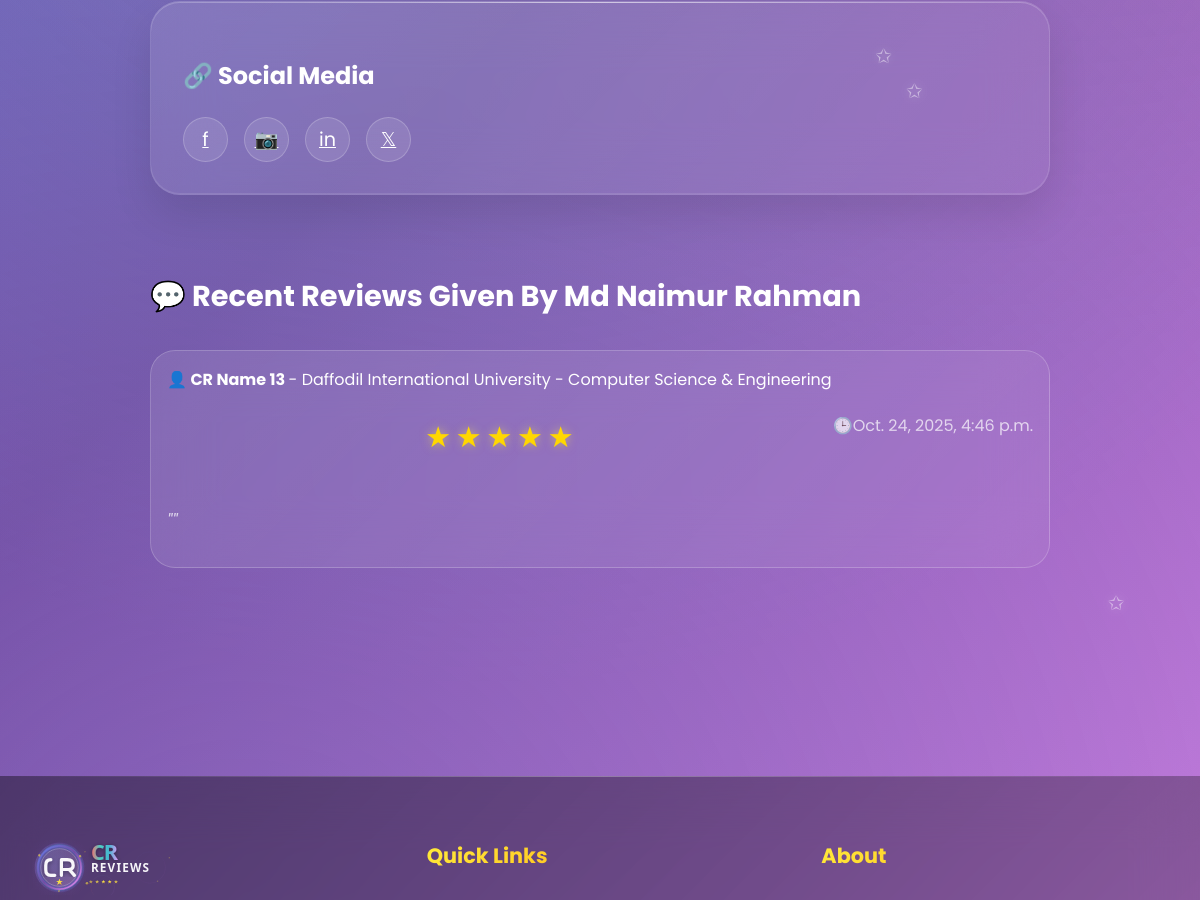
/user_view/md-naimur-rahman/ (middle part), run on an earlier commit of the app's database.
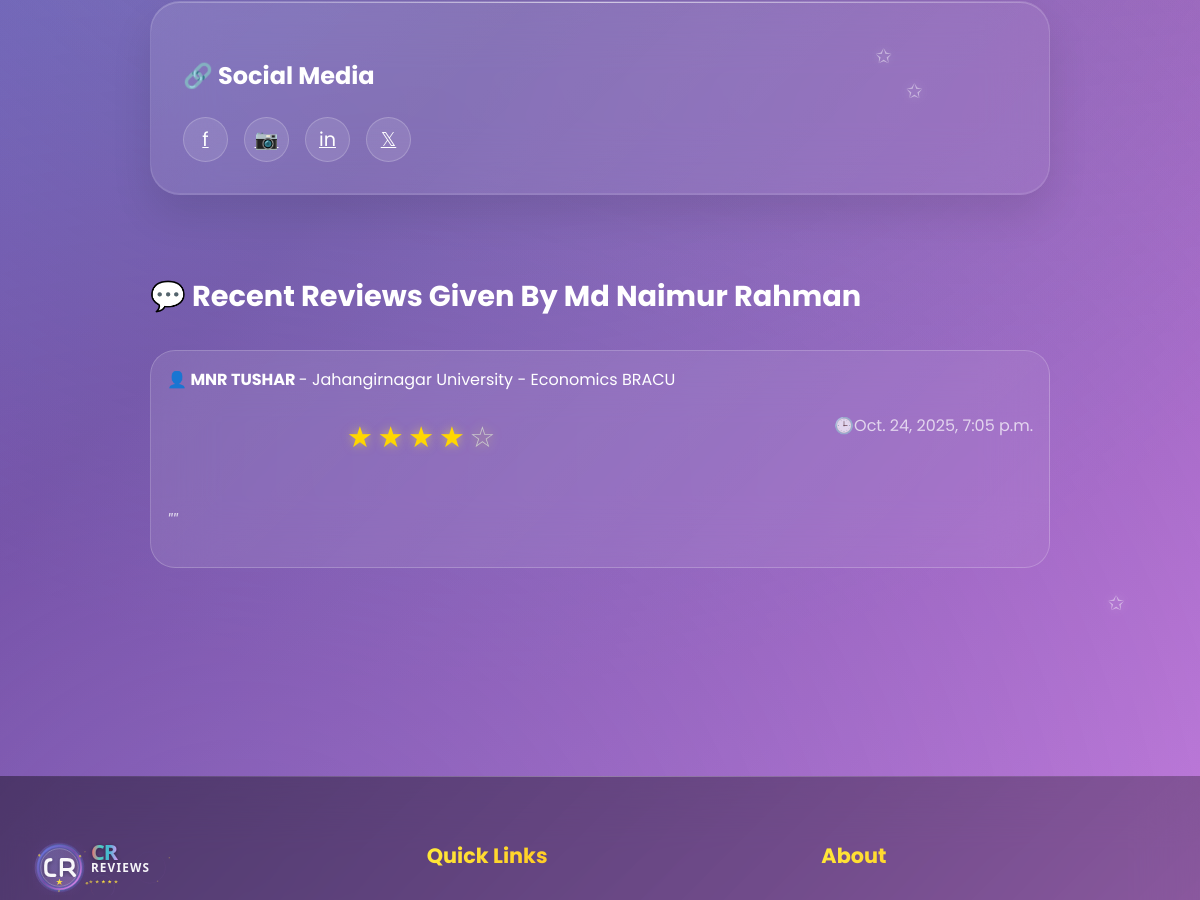
And on a later commit of the database.
### userprofile/models.py (models this page shows, shortened)
class User(AbstractBaseUser,PermissionsMixin):
    university=models.ForeignKey(University, on_delete=models.SET_NULL,related_name='university',null=True,blank=True)
    department=models.ForeignKey(Department, on_delete=models.SET_NULL,related_name='department',null=True,blank=True)
    profile_picture=models.ImageField(upload_to=user_profile_picture_path,null=True,blank=True)
    first_name = models.CharField(max_length=50)
    last_name = models.CharField(max_length=50)
    gender = models.CharField(choices=[('M', 'Male'), ('F', 'Female')], max_length=1)
    email = models.EmailField(unique=True)
    phone=models.CharField(max_length=20,null=True,blank=True)
    date_of_birth=models.DateField(null=True,blank=True)
    student_id=models.CharField(max_length=50,unique=True,null=True,blank=True)
    batch=models.CharField(max_length=20,null=True,blank=True)
    dept_batch = models.CharField(max_length=20 , blank=True, null=True)
    section=models.CharField(max_length=20,null=True,blank=True)
    bio=models.TextField(null=True,blank=True)
    facebook_url=models.URLField(default='https://www.facebook.com/')
    instagram_url=models.URLField(default='https://www.instagram.com/')
    linkedin_url=models.URLField(default='https://www.linkedin.com/')
    role=models.CharField(max_length=20, default='student')
    slug=models.SlugField(blank=True,unique=True)
    is_active = models.BooleanField(default=True)
    is_staff = models.BooleanField(default=False)
    created_at = models.DateTimeField(auto_now_add=True)
    updated_at = models.DateTimeField(auto_now=True)
    deleted_at = models.DateTimeField(blank=True, null=True)
    USERNAME_FIELD = 'email'
    REQUIRED_FIELDS = ['first_name','last_name']
    objects = CustomUserManager()
    def get_full_name(self):
        return f"{self.first_name} {self.last_name}"

### cr/models.py (models this page shows, shortened)
class Review(models.Model):
    user=models.OneToOneField('userprofile.User', on_delete=models.CASCADE,related_name='userreviews')
    cr_profile=models.ForeignKey(CrProfile, on_delete=models.CASCADE,related_name='cr_reviews')
    rating = models.PositiveSmallIntegerField()
    description = models.TextField(blank=True, null=True)
    slug = models.SlugField(unique=True, blank=True)
    created_at = models.DateTimeField(auto_now_add=True)
    updated_at = models.DateTimeField(auto_now=True)
    deleted_at = models.DateTimeField(blank=True, null=True)

class CrProfile(models.Model):
    user=models.OneToOneField('userprofile.User', on_delete=models.CASCADE,related_name='user_profile')
    university=models.ForeignKey(University, on_delete=models.CASCADE,related_name='university_crs')
    department=models.ForeignKey(Department, on_delete=models.CASCADE,related_name='department_crs')
    cr_status = models.CharField(
    max_length=20,
    choices=[('Present', 'Present CR'), ('Former', 'Former CR')],
    default='Present'
    )
    profile_picture = models.ImageField(upload_to='cr_profile_pictures/', blank=True, null=True)
    name = models.CharField(max_length=100)
    gender = models.CharField(choices=[('M', 'Male'), ('F', 'Female')], max_length=1)
    email = models.EmailField(blank=True, null=True)
    phone = models.CharField(max_length=30, blank=True, null=True)
    st_id = models.CharField(max_length=50, unique=True)
    batch = models.CharField(max_length=20)
    dept_batch = models.CharField(max_length=20 , blank=True, null=True)
    section = models.CharField(max_length=10)
    bio = models.TextField(blank=True, null=True)
    date_of_birth = models.DateField(blank=True, null=True)
    slug = models.SlugField(unique=True, blank=True)
    facebook_url = models.URLField(default='https://www.facebook.com/')
    instagram_url = models.URLField(default='https://www.instagram.com/')
    linkedin_url = models.URLField(default='https://www.linkedin.com/')
    created_at=models.DateTimeField(auto_now_add=True)
    updated_at=models.DateTimeField(auto_now=True)
    deleted_at=models.DateTimeField(auto_now=True,blank=True,null=True)

class University(models.Model):
    Public = "Public"
    Private = "Private"
    university_type = [
        (Public,"Public"),
        (Private,"Private"),
    ]
    title =models.CharField(max_length=100,unique=True,blank=False,null=False)
    type =models.CharField(max_length=100,choices=university_type)
    address=models.CharField(max_length=150, blank=True, null=True)
    slug=models.SlugField(blank=True,unique=True)
    created_at=models.DateTimeField(auto_now_add=True)
    updated_at=models.DateTimeField(auto_now=True)
    daleted_at=models.DateTimeField(auto_now=True,blank=True,null=True)
    def __str__(self):
        return self.title

class Department(models.Model):
    university=models.ForeignKey(University, on_delete=models.CASCADE,related_name='departments')
    title=models.CharField(max_length=50,unique=True,blank=False,null=False)
    code=models.CharField(max_length=50,unique=True,blank=True,null=True)
    slug=models.SlugField(blank=True,unique=True)
    created_at=models.DateTimeField(auto_now_add=True)
    updated_at=models.DateTimeField(auto_now=True)
    daleted_at=models.DateTimeField(auto_now=True,blank=True,null=True)
    def __str__(self):
        return self.title

### userprofile/views.py (the view)
# urls.py: path('user_view/<str:slug>/',user_view,name="user_view"),
def user_view(request,slug):
    view_user =get_object_or_404(User,slug=slug)
    review = Review.objects.filter(user=view_user).order_by('-created_at')
    paginator = Paginator(review,5)
    page_number = request.GET.get('page',1)
    try:
        review = paginator.page(page_number)
    except PageNotAnInteger:
        review = paginator.page(1)
    except EmptyPage:
        review = paginator.page(1)
    context = {
        'view_user':view_user,
        'user': request.user,
        'review':review
    }
    return render(request,'user_profile/user_view.html',context)

### templates/user_profile/user_view.html (shortened to what this page needs)
{% extends 'base.html' %}
{% load static %}
{% block content %}
    <div id="cr-profile" class="page">
        <div class="container">
            <div style="max-width: 900px; margin: 0 auto;">
                <div class="search-section">
                    <h3 class="card-title1" style="margin-top: 1.5rem;">🔗 Social Media</h3>
                    <div class="social-links">
                        <a href="{{view_user.facebook_url}}" class="social-btn" title="Facebook">f</a>
                        <a href="{{view_user.instagram_url}}" class="social-btn" title="Instagram">📷</a>
                        <a href="{{view_user.linkedin_url}}" class="social-btn" title="LinkedIn">in</a>
                        <a href="#" class="social-btn" title="Twitter">𝕏</a>
                    </div>
                </div>
                <div class="section">
                    <h2 style="color: white; font-size: 1.8rem; font-weight: 700; margin-bottom: 2rem;">💬 Recent Reviews Given By {{view_user.get_full_name}}</h2>
                    <div id="reviews-container">
                    {% for review in review %}
                    <div class="review-card">
                    <div class="review-header">
                        <div>
                            <strong><a href="{% url 'cr_profile' review.cr_profile.slug %}" style="text-decoration: none; color: inherit;">👤 {{review.cr_profile.name}}</a>
                                </strong> - {{review.cr_profile.university}} - {{review.cr_profile.department}}
                            <div class="rating">
                                {% for i in "12345" %} {% if forloop.counter <= review.rating %}
                                <span class="star filled">★</span>
                                {% else %}
                                <span class="star">☆</span>
                                {% endif %}
                                {% endfor %}
                            </div>
                        </div>
                        <div style="color: rgba(255,255,255,0.7); font-weight: 400;">🕒{{review.created_at}}</div>
                    </div>
                    <div class="review-text">
                        "{{review.description}}"
                    </div>
                    </div>
                    {% endfor %}
                    </div>
                </div>
            </div>
        </div>
    </div>
{% endblock content %}

### templates/base.html (shortened to what this page needs)
<!DOCTYPE html>
<html lang="en">
{% load static %}
<head>
    <link rel="stylesheet" href="{% static 'style.css' %}">
    <link rel="stylesheet" href="{% static 'add_cr.css' %}">
    <link rel="stylesheet" href="{% static 'user_dashboard.css' %}">
    <link rel="stylesheet" href="{% static 'edit_user_settings.css' %}">
    <link rel="stylesheet" href="{% static 'footer/about.css' %}">
</head>
<body>
    {% block content %}
    {% endblock content %}
    {% include 'footer_page/footer.html' %}
</body>
</html>

### templates/footer_page/footer.html (shortened to what this page needs)
{% load static %}
<footer class="footer">
       <div class="footer-content">
        <div class="footer-section footer-brand">
            <div class="footer-logo">
                <img src="{% static 'logo.svg' %}" alt="CR Reviews" style="height: 55px;">
            </div>
        </div>
        <div class="footer-section">
            <h3>Quick Links</h3>
            <a href="{% url 'home' %}">🏠 Home</a>
        </div>
        <div class="footer-section">
            <h3>About</h3>
            <a href="{% url 'about_us' %}">ℹ️ About Us</a>
        </div>
    </div>
    </footer>

### static/style.css (style rules this page uses)
* { margin: 0; padding: 0; box-sizing: border-box; }
body { font-family: 'Poppins', Arial, sans-serif; background: linear-gradient(135deg, #667eea 0%, #764ba2 50%, #f093fb 100%); min-height: 100vh; color: #333; overflow-x: hidden; position: relative; }
body::before { content: ''; position: fixed; top: 0; left: 0; width: 100%; height: 100%; background: radial-gradient(circle at 20% 80%, rgba(120, 119, 198, 0.3) 0%, transparent 50%), radial-gradient(circle at 80% 20%, rgba(255, 119, 198, 0.3) 0%, transparent 50%), radial-gradient(circle at 40% 40%, rgba(120, 219, 226, 0.3) 0%, transparent 50%); animation: backgroundFloat 20s ease-in-out infinite; z-index: -1; }
.container { max-width: 1400px; margin: 0 auto; padding: 2rem; position: relative; }
.search-section { background: linear-gradient(135deg, rgba(255, 255, 255, 0.1), rgba(255, 255, 255, 0.05)); backdrop-filter: blur(30px); -webkit-backdrop-filter: blur(30px); border-radius: 30px; padding: 2rem; margin: 3rem 0rem; box-shadow: 0 20px 40px rgba(0, 0, 0, 0.1), inset 0 1px 0 rgba(255, 255, 255, 0.2), inset 0 -1px 0 rgba(255, 255, 255, 0.1); border: 1px solid rgba(255, 255, 255, 0.1); position: relative; overflow: hidden; }
.search-section::before { content: ''; position: absolute; top: 0; left: 0; right: 0; height: 1px; background: linear-gradient(90deg, transparent, rgba(255, 255, 255, 0.5), transparent); animation: shimmer 3s ease-in-out infinite; }
.section { margin: 5rem 0; position: relative; }
.rating { display: flex; justify-content: center; gap: 0.3rem; margin: 1.5rem 0; }
.star { font-size: 1.8rem; transition: all 0.3s ease; cursor: pointer; text-shadow: 0 0 10px rgba(255, 235, 59, 0.5); color: #ccc; }
.star.filled { color: gold; }
.footer { background: linear-gradient(135deg, rgba(0, 0, 0, 0.4), rgba(0, 0, 0, 0.2)); backdrop-filter: blur(30px); padding: 4rem 0; margin-top: 6rem; color: white; position: relative; overflow: hidden; }
.footer::before { content: ''; position: absolute; top: 0; left: 0; right: 0; height: 1px; background: linear-gradient(90deg, transparent, rgba(255, 255, 255, 0.3), transparent); }
.footer-content { max-width: 1400px; margin: 0 auto; display: grid; grid-template-columns: repeat(auto-fit, minmax(250px, 1fr)); gap: 3rem; padding: 0 2rem; }
.footer-section h3 { margin-bottom: 1.5rem; background: linear-gradient(135deg, #ffeb3b, #ff9800); -webkit-background-clip: text; -webkit-text-fill-color: transparent; background-clip: text; font-size: 1.3rem; font-weight: 700; }
.footer-section a { color: rgba(255, 255, 255, 0.8); text-decoration: none; display: block; margin: 0.8rem 0; transition: all 0.3s ease; padding: 0.5rem 0; border-radius: 5px; font-weight: 500; }
.review-card { background: linear-gradient(135deg, rgba(255, 255, 255, 0.1), rgba(255, 255, 255, 0.05)); backdrop-filter: blur(30px); border-radius: 25px; padding: 1rem; margin: 2rem 0; color: white; border: 1px solid rgba(255, 255, 255, 0.2); transition: all 0.3s ease; position: relative; overflow: hidden; }
.review-header { display: flex; justify-content: space-between; align-items: center; margin-bottom: 1.5rem; flex-wrap: wrap; }
.review-text { line-height: 1.8; margin: 1.5rem 0; font-size: 1.1rem; font-style: italic; opacity: 0.9; }
.card-title1 { color: white; font-size: 1.5rem; font-weight: 700; margin-bottom: 1.5rem; display: flex; align-items: center; gap: 0.8rem; }
.social-links { display: flex; gap: 1rem; margin-top: 1rem; }
.social-btn { width: 45px; height: 45px; border-radius: 50%; background: rgba(255, 255, 255, 0.1); border: 1px solid rgba(255, 255, 255, 0.2); color: white; cursor: pointer; font-size: 1.2rem; transition: all 0.3s ease; display: flex; align-items: center; justify-content: center; }

### static/user_dashboard.css (style rules this page uses)
.review-header { display: flex; justify-content: space-between; align-items: center; margin-bottom: 1rem; }
.review-text { color: rgba(255, 255, 255, 0.8); line-height: 1.6; margin-bottom: 1rem; }

What changed in the data, as far as the page shows it:
removed Review: cr_profile.name "CR Name 13", cr_profile.university "Daffodil International University", cr_profile.department "Computer Science & Engineering", rating 5 (drawn), created_at "Oct. 24, 2025, 4:46 p.m."
added Review: cr_profile.name "MNR TUSHAR", cr_profile.university "Jahangirnagar University", cr_profile.department "Economics BRACU", rating 4 (drawn), created_at "Oct. 24, 2025, 7:05 p.m."
